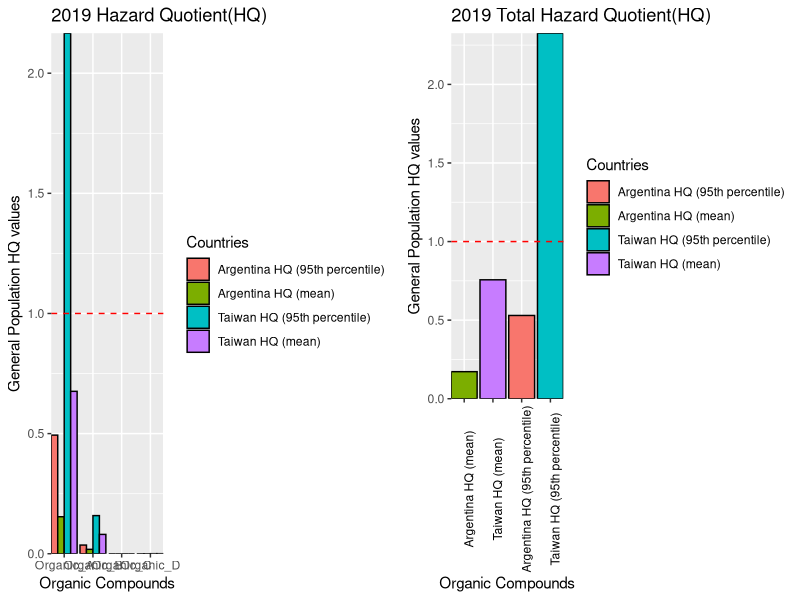
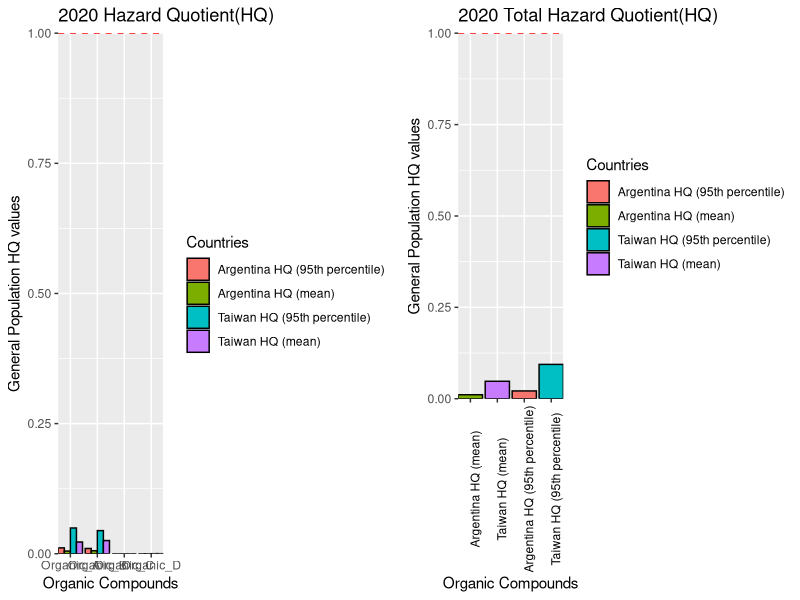
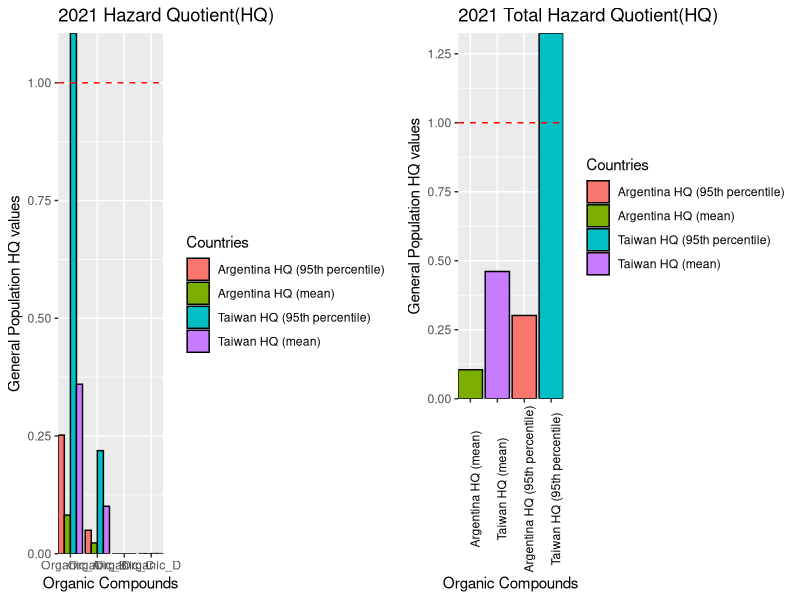
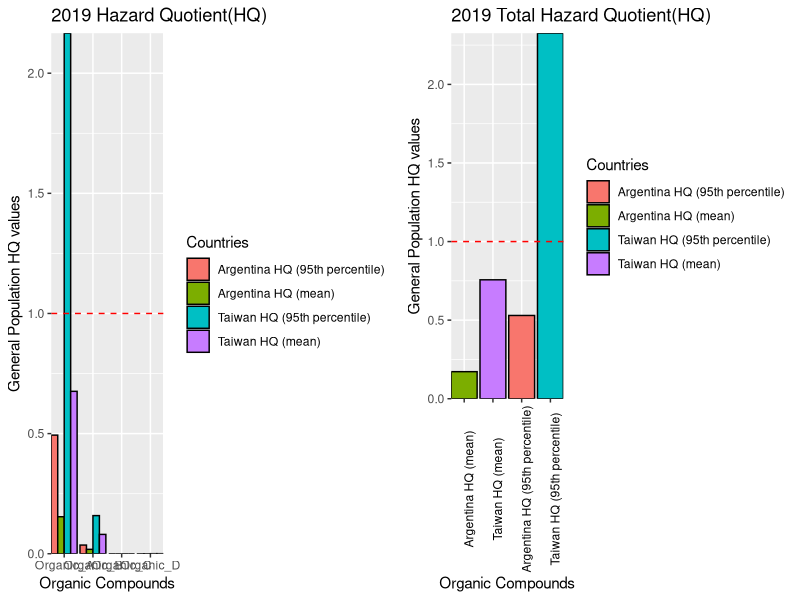
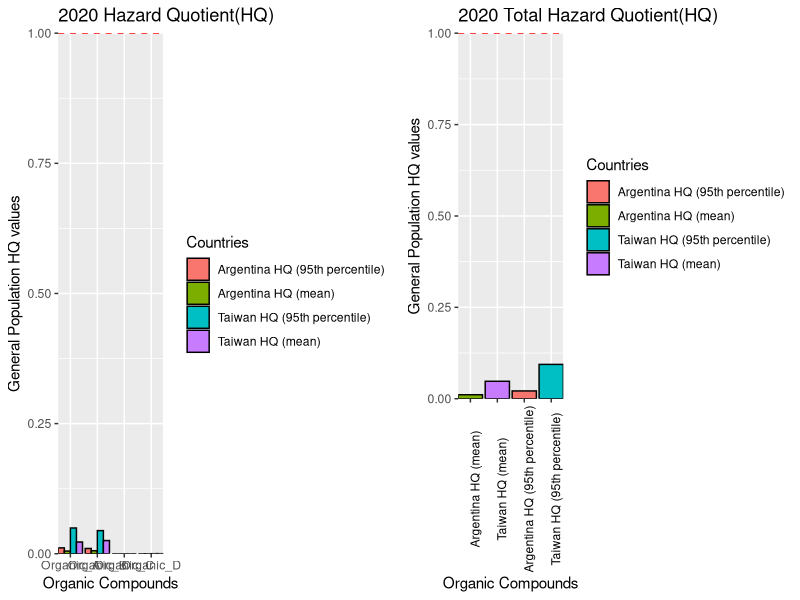
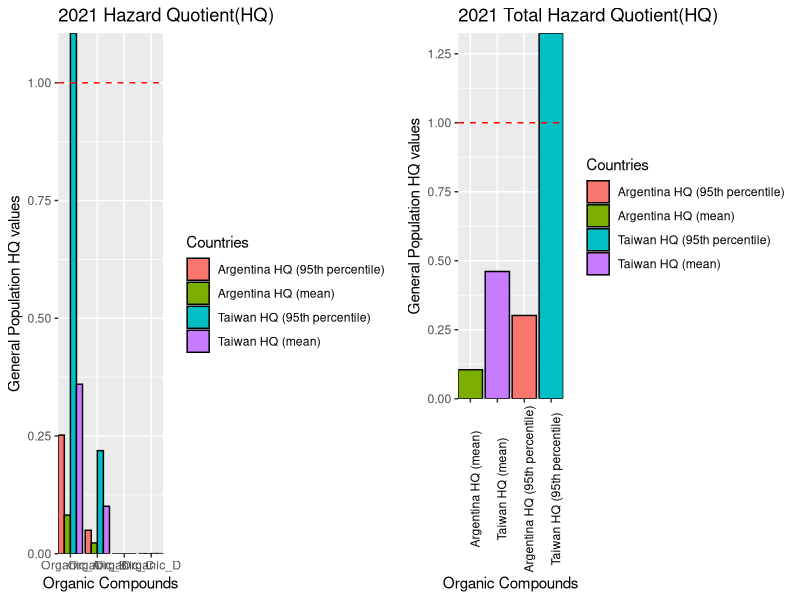

Reproduce these figures in R, in order.
#LOADING LIBRARIES----
library(dplyr) # for data manipulation
library(ggplot2)  # For plotting graphs
library(grid) # for creating, modifying, and arranging graphical objects ("grobs") like text, lines, rectangles, and complex layouts.
library(gridExtra) #for arranging multiple plots or grid-based objects
library(tibble) # for modern, user-friendly reimagining of data frames with better printing and subsetting features.
library(tidyr) # For a collection of R packages used for data manipulation and visualization.
library(stringr) # For String Manipulation
library(openxlsx) # for  reading, writing, and editing Excel files directly from R.



#Data Processor Function before doing analysis
#IT is recommended that the 'Keep_LOQ_values' argument remain as FALSE to remove all values below blank control (BB) or LOQ (BLOQ) to get a more accurate figure for the number of outliers within the dataset for the detection summary otherwise it will also classify values that are BB or BLOQ  as outliers leading to double counting.
process_dataset_for_detection_summary <- function(data, keep_LOQ_values=FALSE) {
  # Check if the dataset is Trace Metals.
  if (grepl("Metal", colnames(data)[16])) {
    
    # Processing for Trace Metals dataset
    data <- data %>%
      relocate(1:15, colnames(data)[16:25]) %>%
      mutate(across(4, ~ paste0(., ".")))  # Add "." to column 4
    
    # FUNCTIONS TO HELP MODIFY ID NUMBERS FOR FURTHER ANALYSIS (TM)
    ID_num_modifier <- function(x){#padding 0 to first two digits
      if (str_detect(substring(x[4],1,2),"\\.") == TRUE){ 
        modified_id=paste('0',substring(x[4],1,))
        modified_id<- gsub(" ", "",  modified_id)
        x[4] <- gsub(substring(x[4],1,), modified_id,  x[4])
      }
      return(x)
    }
    
    
    # Apply the 'ID_num_modifier' function and remove "." from the 'Area' column for data version 1 with numerical values as concentrationentrations
    data1 <- as.data.frame(t(apply(data, MARGIN = 1, ID_num_modifier)))
    data1$ID_num <- gsub("\\.", "", data1$ID_num)
    
    # Apply the 'ID_num_modifier' function and remove "." from the 'Area' column for data version 2 with classification groups (categorical values) representing concentration values
    data2 <- as.data.frame(t(apply(data, MARGIN = 1, ID_num_modifier)))
    data2$ID_num <- gsub("\\.", "", data2$ID_num)
    
    if(keep_LOQ_values == FALSE){
      cat("The LOQ values were replaced with 0.\n")
      # Replace "BLOQ" values with 0 in the relevant columns (16:25)
      data1[, 16:25] <- lapply(data1[, 16:25], gsub, pattern = ".*BLOQ.*", replacement = 0)
      data1[,c(16:25)] <- lapply(data1[,c(16:25)], gsub, pattern = ".*BB.*", replacement = 0)
      data1[,c(16:25)] <- lapply(data1[,c(16:25)], gsub, pattern = "^0$", replacement = 0)
      data1[,c(16:25)]  <- lapply(data1[,c(16:25)] , gsub, pattern = "N/A", replacement = 0)
      
      data2[,c(16:25)] <- lapply(data2[,c(16:25)], gsub, pattern = ".*BLOQ.*", replacement = 'BLOQ')
      data2[,c(16:25)] <- lapply(data2[,c(16:25)], gsub, pattern = ".*BB.*", replacement = 'BLOQ')
      data2[,c(16:25)] <- lapply(data2[,c(16:25)], gsub, pattern = "^0$", replacement = 'BLOD')
      data2[,c(16:25)]  <- lapply(data2[,c(16:25)] , gsub, pattern = "N/A", replacement = 'BLOD')
      data2[,c(16:25)] <- lapply(data2[,c(16:25)], gsub, pattern = "[0-9.]+", replacement = "Detected")
      return(list(dataset_with_numerical_values=data1, dataset_with_categorical_values=data2))
      
    }else{
      # Removing "BLOQ" and "BB" values in the relevant columns (16:25)
      data1[, 16:25] <- lapply(data1[, 16:25], gsub, pattern = " BLOQ", replacement = "")
      data1[,c(16:25)] <- lapply(data1[,c(16:25)], gsub, pattern = " BB", replacement = "")
      data1[,c(16:25)] <- lapply(data1[,c(16:25)], gsub, pattern = "^0$", replacement = 0)
      data1[,c(16:25)]  <- lapply(data1[,c(16:25)] , gsub, pattern = "N/A", replacement = 0)
      
      data2[,c(16:25)] <- lapply(data2[,c(16:25)], gsub, pattern = ".*BLOQ.*", replacement = 'BLOQ')
      data2[,c(16:25)] <- lapply(data2[,c(16:25)], gsub, pattern = ".*BB.*", replacement = 'BLOQ')
      data2[,c(16:25)] <- lapply(data2[,c(16:25)], gsub, pattern = "^0$", replacement = 'BLOD')
      data2[,c(16:25)]  <- lapply(data2[,c(16:25)] , gsub, pattern = "N/A", replacement = 'BLOD')
      data2[,c(16:25)] <- lapply(data2[,c(16:25)], gsub, pattern = "[0-9.]+", replacement = "Detected")
      
      process_with_user_input <- function() {
        # Ask the user if they want to keep LOQ values
        keep_loq <- readline(prompt = "Do you want to keep the original LOQ values? (yes/no): ")
        
        if (tolower(keep_loq) == "yes") {
          cat("You chose to keep LOQ values.\n")
          return("Keep LOQ") # Return a clear message indicating the choice
        } else if (tolower(keep_loq) == "no") {
          multiplier <- NA
          while (is.na(multiplier)) {
            user_input <- readline(prompt = "What number do you want to multiply the LOQ values by? ")
            multiplier <- suppressWarnings(as.numeric(user_input))
            
            if (is.na(multiplier)) {
              cat("Invalid input. Please enter a numeric value.\n")
            }
          }
          
          cat("You chose a multiplier of ", multiplier, ".\n")
          return(multiplier) # Return the chosen multiplier
        } else {
          cat("Invalid input. Please answer with 'yes' or 'no'.\n")
          return(NULL) # Return NULL for invalid input
        }
      }
      
      # To get user input for 
      user_choice <- process_with_user_input()
      
      # Modify "BLOQ" and "BB" values with userinput in the relevant columns (16:25)
      process_data <- function(data, multiplier) {
        # Validate user input
        if (is.na(multiplier)) {
          stop("Invalid multiplier. Please enter a numeric value.")
        }
        
        data1[, 16:25] <- lapply(16:25, function(index) {
          column <- data[[index]]  # Extract the column
          # Identify which values contain "BLOQ" or "BB"
          bloq_bb_mask <- grepl(" BLOQ| BB", column)
          # Remove "BLOQ" and "BB" text and convert to numeric
          cleaned_column <- suppressWarnings(as.numeric(gsub(" BLOQ| BB", "", column)))
          
          # Multiply only the masked values by the multiplier
          if (is.numeric(multiplier)) {
            cleaned_column[bloq_bb_mask] <- cleaned_column[bloq_bb_mask] * multiplier
          }
          
          # Return the updated column
          return(cleaned_column)
        })
        
        # Return the updated dataset
        return(list(dataset_with_numerical_values=data1, dataset_with_categorical_values=data2))
      }
      data1 <-process_data(data, user_choice)
      #return(list(dataset_with_numerical_values=data1, dataset_with_categorical_values=data2))
    }
    
  } else {
    # Processing for Organic Compounds dataset
    data <- data %>%
      relocate(Area, .after = ID_num) %>%
      mutate(across(4, ~ paste0(., ".")))  # Add "." to column 4
    
    # Convert column 6 to lowercase
    data[, 6] <- tolower(data[, 6])
    
    
    # FUNCTIONS TO HELP MODIFY ID NUMBERS FOR FURTHER ANALYSIS (TM)
    ID_num_modifier <- function(x){#padding 0 to first two digits
      if (str_detect(substring(x[4],1,2),"\\.") == TRUE){ 
        sk=paste('0',substring(x[4],1,))
        sk<- gsub(" ", "",  sk)
        x[4] <- gsub(substring(x[4],1,), sk,  x[4])
      }
      return(x)
    }
    
    # Apply the 'ID_num_modifier' function and remove "." from the 'Area' column for data version 1 with numerical values as concentrations
    data1 <- as.data.frame(t(apply(data, MARGIN = 1, ID_num_modifier)))
    data1$ID_num <- gsub("\\.", "", data1$ID_num)
    
    # Apply the 'ID_num_modifier' function and remove "." from the 'Area' column for data version 2 with classification groups representing concentration values
    data2 <- as.data.frame(t(apply(data, MARGIN = 1, ID_num_modifier)))
    data2$ID_num <- gsub("\\.", "", data2$ID_num)
    
    if(keep_LOQ_values == FALSE){
      cat("The LOQ values were replaced with 0.\n")
      # Replace "BLOQ", "N/A", and "0" values with 0 in the relevant columns (16:19)
      data1[, 16:19] <- lapply(data1[, 16:19], gsub, pattern = ".*BLOQ.*", replacement = 0)
      data1[, 16:19] <- lapply(data1[, 16:19], gsub, pattern = "N/A", replacement = 0)
      data1[, 16:19] <- lapply(data1[, 16:19], gsub, pattern = "^0$", replacement = 0)
      
      data2[,c(16:19)] <- lapply(data2[,c(16:19)], gsub, pattern = ".*BLOQ.*", replacement = 'BLOQ')
      data2[,c(16:19)] <- lapply(data2[,c(16:19)], gsub, pattern = "^0$", replacement = 'BLOD')
      data2[,c(16:19)]  <- lapply(data2[,c(16:19)] , gsub, pattern = "N/A", replacement = 'BLOD')
      data2[,c(16:19)] <- lapply(data2[,c(16:19)], gsub, pattern = "[0-9.]+", replacement = "Detected")
      
      return(list(dataset_with_numerical_values=data1, dataset_with_categorical_values=data2))
      
    }else{
      # Removing "BLOQ" and  values in the relevant columns (16:19)
      data1[, 16:19] <- lapply(data1[, 16:19], gsub, pattern = " BLOQ", replacement = "")
      data1[, 16:19] <- lapply(data1[, 16:19], gsub, pattern = "N/A", replacement = 0)
      data1[, 16:19] <- lapply(data1[, 16:19], gsub, pattern = "^0$", replacement = 0)
      
      data2[,c(16:19)] <- lapply(data2[,c(16:19)], gsub, pattern = ".*BLOQ.*", replacement = 'BLOQ')
      data2[,c(16:19)] <- lapply(data2[,c(16:19)], gsub, pattern = "^0$", replacement = 'BLOD')
      data2[,c(16:19)]  <- lapply(data2[,c(16:19)] , gsub, pattern = "N/A", replacement = 'BLOD')
      data2[,c(16:19)] <- lapply(data2[,c(16:19)], gsub, pattern = "[0-9.]+", replacement = "Detected")
      
      process_with_user_input <- function() {
        # Ask the user if they want to keep LOQ values
        keep_loq <- readline(prompt = "Do you want to keep LOQ values? (yes/no): ")
        
        if (tolower(keep_loq) == "yes") {
          cat("You chose to keep LOQ values.\n")
          return("Keep LOQ") # Return a clear message indicating the choice
        } else if (tolower(keep_loq) == "no") {
          multiplier <- NA
          
          while (is.na(multiplier)) {
            user_input <- readline(prompt = "What number do you want to multiply the LOQ values by? ")
            multiplier <- suppressWarnings(as.numeric(user_input))
            
            if (is.na(multiplier)) {
              cat("Invalid input. Please enter a numeric value.\n")
            }
          }
          
          cat("You chose a multiplier of ", multiplier, ".\n")
          return(multiplier) # Return the chosen multiplier
        } else {
          cat("Invalid input. Please answer with 'yes' or 'no'.\n")
          return(NULL) # Return NULL for invalid input
        }
      }
      
      # To get user input for 
      user_choice <- process_with_user_input()
      
      # Modify "BLOQ" and "BB" values with userinput in the relevant columns (16:25)
      process_data <- function(data, multiplier) {
        # Validate user input
        if (is.na(multiplier)) {
          stop("Invalid multiplier. Please enter a numeric value.")
        }
        data1[, 16:19] <- lapply(16:19, function(index) {
          column <- data[[index]]  # Extract the column
          # Identify which values contain "BLOQ" or "BB"
          bloq_bb_mask <- grepl(" BLOQ| BB", column)
          # Remove "BLOQ" and "BB" text and convert to numeric
          cleaned_column <- suppressWarnings(as.numeric(gsub(" BLOQ| BB", "", column)))
          
          # Multiply only the masked values by the multiplier
          if (is.numeric(multiplier)) {
            cleaned_column[bloq_bb_mask] <- cleaned_column[bloq_bb_mask] * multiplier
          }
          
          # Return the updated column
          return(cleaned_column)
        })
        # Return the updated dataset
        return(list(dataset_with_numerical_values=data1, dataset_with_categorical_values=data2))
      }
      data1 <-process_data(data, user_choice)
      #return(list(dataset_with_numerical_values=data1, dataset_with_categorical_values=data2))
    }
  }
}


# Data Processing for Trace Metals dataset
tracemetals_data <- read.csv("Squid_Concentration_Analysis/1-Data_Preprocessing/Final_Results_For_Analysis/Final_TMresults_mgkg.csv", header = TRUE)
datasets_for_trace_metals <- process_dataset_for_detection_summary(tracemetals_data, keep_LOQ_values = FALSE) 


# Data Processing for Organic Compounds dataset
organiccompounds_data <- read.csv("Squid_Concentration_Analysis/1-Data_Preprocessing/Final_Results_For_Analysis/Final_OCresults_mgkg.csv", header = TRUE)
datasets_for_organic_compounds <- process_dataset_for_detection_summary(organiccompounds_data, keep_LOQ_values = FALSE)

#' Helper function to identify pollutant type and prepare concentration and reference data
get_pollutant_info <- function(df) {
 
  if (grepl("Metal", colnames(df)[16])) {
    # For trace metals
    range <- colnames(df[16:25])
    number_range <- 16:25
    df[, number_range] <- lapply(df[, number_range], as.numeric)
    
    recommended_levels <- data.frame(
      pollutants = c("Metal_F", "Metal_G", "Metal_B", "Metal_D", "Metal_A", "Metal_H", "Metal_C", "Metal_J", "Metal_I", "Metal_E"),
      lower_recommended_levels = c(0.01, 2, 0.0016, 30, 100, 0.1, 0.05, 8, 0.45, 30),
      upper_recommended_levels = rep(NA, 10),
      levels = c('Grasso et al. 2021: 0.01mg/kg','FAO/WHO: <0.05-2mg/kg','EFSA: 0.0016mg/kg','ANVISA: 30mg/kg', 'FAO/WHO: 100mg/kg','Brodziak-Dopierała et al. 2023: 0.1mg/kg','FAO/WHO: <0.05-2mg/kg','FAO/WHO: <0.5-8mg/kg','Makridis and Amberger, 1996; LaCoste et al. 2001:\n <0.45-2.28mg/kg (permissible range for animal feed)','FAO/WHO: <30-100mg/kg'),
      oral_reference_dosage = c(0.005, 0.01, 0.03, 0.04, 0.7, 0.1, 0.003, 0.04, 0.00001, 0.3)
    )
  } else {
    # For organics
    range <- colnames(df[16:19])
    number_range <- 16:19
    df[, number_range] <- lapply(df[, number_range], as.numeric)
    
    recommended_levels <- data.frame(
      pollutants = c("Organic_A", "Organic_B", "Organic_C", "Organic_D"),
      lower_recommended_levels = c(470, 50, 0.01, 40),
      upper_recommended_levels = c(NA, NA, NA, NA),
      levels = c('EPA: 470mg/kg/day','EPA: 50mg/kg/day', 'FAO/WHO: 0.01mg/kg/day','The Mayo Clinic: 40mg/kg/day'),
      oral_reference_dosage = c(2, 0.5, 0.01, 1200)
    )
  }
  
  list(range = range, number_range = number_range, df = df, recommended_levels = recommended_levels)
}

#' Helper function to reshape data to long format, filter for 'muscle', join recommended dosage
reshape_and_join_data <- function(df, range, recommended_levels, remove_zeroes) {
  long_df <- df %>%
    pivot_longer(all_of(range), names_to = "pollutant", values_to = "concTai") %>%
    subset(Tissue == 'muscle') %>%
    mutate(concArg = concTai, EDIgenpopArg = NA, EDIgenpopTai = NA)
  
  if (remove_zeroes) {
    long_df <- subset(long_df, concTai != 0)
  }
  
  long_df <- left_join(long_df, recommended_levels, by = c('pollutant' = 'pollutants'))
  return(long_df)
}

#' Helper function to calculate EDI and HQ statistics (mean and 95th percentile) for one pollutant/year
calculate_THQ <- function(subset_df, pollutant, year) {
  ord <- unique(subset_df$oral_reference_dosage)
  Arg_concentration_mean <- mean(subset_df$concArg, na.rm = TRUE)
  Tai_concentration_mean <- mean(subset_df$concTai, na.rm = TRUE)
  Arg_EDI_mean <- (6.78 * Arg_concentration_mean) / 65 # 65(kg) is the average weight of the general population in Argentina and the 6.78(kg) is the average amount of seafood eaten per day by the general population
  Tai_EDI_mean <- (29.76 * Tai_concentration_mean) / 65 # 65(kg) is the average weight of the general population in Argentina and the 29.76(kg) is the average amount of seafood eaten per day by the general population
  Arg_HQ_mean <- Arg_EDI_mean / ord
  Tai_HQ_mean <- Tai_EDI_mean / ord
  Arg_concentration_95_percentile <- quantile(subset_df$concArg, 0.95, na.rm = TRUE)
  Tai_concentration_95_percentile <- quantile(subset_df$concTai, 0.95, na.rm = TRUE)
  Arg_EDI_95_percentile <- (6.78 * Arg_concentration_95_percentile) / 65
  Tai_EDI_95_percentile <- (29.76 * Tai_concentration_95_percentile) / 65
  Arg_HQ_95_percentile <- Arg_EDI_95_percentile / ord
  Tai_HQ_95_percentile <- Tai_EDI_95_percentile / ord
  
  return(data.frame(
    Year = year,
    pollutant = pollutant,
    oral_reference_dosage = ord,
    Arg_concentration_mean = Arg_concentration_mean,
    Tai_concentration_mean = Tai_concentration_mean,
    Arg_EDI_mean = Arg_EDI_mean,
    Tai_EDI_mean = Tai_EDI_mean,
    Arg_HQ_mean = Arg_HQ_mean,
    Tai_HQ_mean = Tai_HQ_mean,
    Arg_concentration_95_percentile = Arg_concentration_95_percentile,
    Tai_concentration_95_percentile = Tai_concentration_95_percentile,
    Arg_EDI_95_percentile = Arg_EDI_95_percentile,
    Tai_EDI_95_percentile = Tai_EDI_95_percentile,
    Arg_HQ_95_percentile = Arg_HQ_95_percentile,
    Tai_HQ_95_percentile = Tai_HQ_95_percentile
  ))
}

#' Helper function to loop over pollutants for a given year and compute THQ (Target hazard quotient) summaries
calculate_yearly_summary <- function(data_long, pollutants, year) {
  result_list <- list()
  for (poll in pollutants) {
    sub_df <- subset(data_long, pollutant == poll & Year == year)
    if (nrow(sub_df) > 0) {
      thq <- calculate_THQ(sub_df, poll, year)
    } else {
      # Handle missing data
      thq <- data.frame(matrix(0, nrow = 1, ncol = 15))
      colnames(thq) <- c("Year", "pollutant", "oral_reference_dosage",
                         "Arg_concentration_mean", "Tai_concentration_mean",
                         "Arg_EDI_mean", "Tai_EDI_mean",
                         "Arg_HQ_mean", "Tai_HQ_mean",
                         "Arg_concentration_95_percentile",    "Tai_concentration_95_percentile",
                        "Arg_EDI_95_percentile", "Tai_EDI_95_percentile",
                         "Arg_HQ_95_percentile", "Tai_HQ_95_percentile")
      thq$Year <- year
      thq$pollutant <- poll
    }
    result_list[[length(result_list) + 1]] <- thq
  }
  return(do.call(rbind, result_list))
}


#' Helper function to generate Hazard Quotient plots per pollutant
generate_hq_plot <- function(df, title, x_lab, pollutant_levels, fill_title) {
  ggplot(df, aes(x = factor(pollutant, levels = pollutant_levels), y = values, fill = countries)) +
    geom_bar(stat = 'summary', color = "black", position = position_dodge(), width = 0.9) +
    coord_cartesian(ylim = c(0, 1.5))+
    coord_cartesian(expand = FALSE)+
    geom_hline(yintercept = 1, linetype = "dashed", color = "red") +
    labs(title = title, y = "General Population HQ values", x = x_lab, fill = fill_title)
}

#' Helper function to generate Total Hazard Quotient plots per year
generate_total_hq_plot <- function(df, title, x_levels, x_lab, fill_title) {
  ggplot(df, aes(x = factor(countries, levels = x_levels), y = values, fill = countries)) +
    geom_bar(stat = 'summary', color = "black", position = position_dodge(), width = 0.9) +
    coord_cartesian(ylim = c(0, 1.5))+
    coord_cartesian(expand = FALSE)+
    geom_hline(yintercept = 1, linetype = "dashed", color = "red") +
    labs(title = title, y = "General Population HQ values", x = x_lab, fill = fill_title) +
    theme(axis.text.x = element_text(colour = 'black', angle = 90))
}


#' Master plot generation function to create HQ plots for individual pollutants and total pollutants for each year
create_yearly_plots <- function(year, dataset, is_metal = TRUE) {
  #recoding
  dataset1 <- dataset %>%
    mutate(countries = recode(countries,
                         "Arg_HQ_mean" = "Argentina HQ (mean)",
                          "Tai_HQ_mean" = "Taiwan HQ (mean)",
    "Arg_HQ_95_percentile" = "Argentina HQ (95th percentile)",
    "Tai_HQ_95_percentile" = "Taiwan HQ (95th percentile)"))
  
  dataset2 <- dataset %>%
    mutate(countries = recode(countries,
                         "Arg_HQ_mean" = "Argentina HQ (mean)",
                         "Tai_HQ_mean" = "Taiwan HQ (mean)",
                         "Arg_HQ_95_percentile" = "Argentina HQ (95th percentile)",
                         "Tai_HQ_95_percentile" = "Taiwan HQ (95th percentile)"))
  

  colz <- c('Argentina HQ (mean)', 'Taiwan HQ (mean)', 
            'Argentina HQ (95th percentile)', 'Taiwan HQ (95th percentile)')
  
  if (is_metal) {
    pollutant_levels <- c("Metal_A", "Metal_B", "Metal_C", "Metal_D", 
                          "Metal_E", "Metal_F", "Metal_G", "Metal_H", 
                          "Metal_I", "Metal_J")
    x_lab <- "Trace Metals"
  } else {
    pollutant_levels <- c("Organic_A", "Organic_B", "Organic_C", "Organic_D", "Total_HQ")
    x_lab <- "Organic Compounds"
  }
  
  title_base <- paste(year, "Hazard Quotient(HQ)")
  
  cat("\n---------------------------------\n")
  df_main <- dataset1 %>% group_by(pollutant) %>% filter(Year == year)
  print(head(as.data.frame(df_main)))
  
  #Dataset for yearly plots with pollutants on the x axis

  df_total <- dataset2 %>%
    filter(Year == year) %>%
    group_by(Year, countries) %>%
    summarise(values = sum(values, na.rm = TRUE), .groups = 'drop') %>%
    mutate(pollutant = "Total_HQ") %>%
    select(Year, pollutant, everything())  # Order columns if needed
  #print head of dataset
    print(head(as.data.frame(df_total)))
  
  plt1 <- generate_hq_plot(df_main, title_base, x_lab, pollutant_levels, "Countries")
  plt2 <- generate_total_hq_plot(df_total, paste(year, "Total Hazard Quotient(HQ)"), colz, x_lab, "Countries")
  
  return(list(plt1, plt2))
}


#' === MAIN FUNCTION ===
# This function calculates Estimated Daily Intake (EDI) and Hazard Quotient (HQ) values for various pollutants (either trace metals or organic compounds) found in squid tissue.The goal is to estimate potential human health risks from consuming contaminated squid by comparing observed pollutant concentrations to established safety thresholds.The function first determines whether the dataset includes trace metals or organic pollutants. Based on this, it sets the correct concentration columns and joins reference data, including oral reference doses and recommended levels and the average weight and seafood consumption of the general population of two consumers of these squid species .It then reshapes the data into a long format and filters it to focus on muscle tissue only, which is most relevant for human consumption. Optionally, it can remove zero values if needed.For each year in the dataset, and for each pollutant, the function calculates:
# - Mean and 95th percentile concentrations
# - Corresponding EDI values for two countries (Argentina and Taiwan)
# - HQ values for both countries, which are ratios of EDI to oral reference doses
#
# These metrics are returned in a combined summary table that can be used to assess how pollutant exposure changes over time and whether it exceeds safety levels.
EDI_and_HQ_calculations <- function(data_list, remove.zeroes = FALSE) {
  df <- data_list$dataset_with_numerical_values
  
  # Detect pollutant type and reference levels
  info <- get_pollutant_info(df)
  df <- info$df
  range <- info$range
  number_range <- info$number_range
  recommended_levels <- info$recommended_levels
  
  # Reshape and filter data
  long_df <- reshape_and_join_data(df, range, recommended_levels, remove.zeroes)
  
  # Compute THQ values year by year
  years <- unique(df$Year)
  pollutants <- colnames(df)[number_range]
  
  #Creating empty lists
  list0 <- list(); list1 <- list(); list2 <- list(); list3 <- list(); list34names <- list()
  
  for (year in years) {
    #to get pollution summary per year and save it as the final df after combining the rows
    all_results <- data.frame(matrix(ncol=15, nrow = 0))
    #creating list to save plots names
    list12names <- list()
    yearly_data <- calculate_yearly_summary(long_df, pollutants, year)
    #resetting row names for yearly data
    rownames(yearly_data) <- NULL
    all_results <-rbind(all_results, yearly_data) 
    
    #rounding all values in columns 4 to 15
    all_results[,c(4:15)] <- round(all_results[,c(4:15)],2)
    # Selecting specific columns (HQ metrics by country) to reshape into long format
   columz=c("Arg_HQ_mean","Tai_HQ_mean","Arg_HQ_95_percentile","Tai_HQ_95_percentile")
    

   # Reshaping the dataset from wide to long format for easier comparison across countries and percentiles
    long_yearly_data <- as.data.frame(yearly_data %>% pivot_longer(cols = all_of(columz), names_to = "countries", values_to = "values"))
    is_metal <- grepl("Metal", colnames(df)[16])  # Or some smarter check
    dataset <- long_yearly_data  # Dataset for yearly plots with pollutants on the x axis
   
    plots <- create_yearly_plots(year, dataset, is_metal)
    
    if (year == "2019") {
      list0 <- plots
    } else if (year == "2020") {
      list1 <- plots
    } else if (year == "2021") {
      list2 <- plots
    }
    # creating and saving names for plots within the lists
    name1 <- paste(year,"_HQbarplots", sep = "")
    name2 <- paste(year,"_TotalHQ", sep = "")
    list12names <- append(list12names,name1)
    list12names <- append(list12names,name2)
   
    
     # naming the items in the sublists that are within the last list
    if (year == "2019") {
    names(list0)<-list12names
    # subsetting the all_results datasets for 2019 data
    all_results19 <- subset(all_results, Year == '2019')
    # saving and naming the 2019 all_results datasets within the last list
    list3<-append(list(all_results19),list3, 0)
    name3 <- paste(year,"_EDI_and_HQ_stats", sep = "")
    list34names <- append(list34names,name3)
    #names(list3)<-name3
    } else if (year == "2020") {
    names(list1)<-list12names
    # subsetting the all_results datasets for 2020 data
    all_results20 <- subset(all_results, Year == '2020')
    # saving and naming the 2020 all_results datasets within the last list
    list3<-append(list(all_results20),list3, 0)
    name3 <- paste(year,"_EDI_and_HQ_stats", sep = "")
    list34names <- append(list34names,name3)
    } else if (year == "2021") {
    names(list2)<-list12names
    # subsetting the all_results datasets for 2021
    all_results21 <- subset(all_results, Year == '2021')
    # saving and naming the 2021 all_results datasets within the last list
    list3<-append(list(all_results21),list3, 0)
    name3 <- paste(year,"_EDI_and_HQ_stats", sep = "")
    list34names <- append(list34names,name3)
    }
  }
  
  names(list3)<-list34names
  #Naming the list and returning plots
  return(list(pollutant2019 = list0, pollutant2020 = list1, pollutant2021 = list2, FullEDI_HQstats = list3))
  
}

EDI_and_HQ_stats <- EDI_and_HQ_calculations(datasets_for_organic_compounds, remove.zeroes = TRUE)


#Below code saves and combines multiple plots into individual PNG files. It loops through the list of plots in each year and combines the two plots into one png then saves them in their respective folders it also extracts the dataset saves it as an excel file which is converted into a table using VBA macros.
save_custom_outputs <- function(output_list) {
  
  years <- c('2019', '2020', '2021')  # Expected years
  
  for (year in years) {
    # Try to find the sublist name that contains this year
    matching_name <- names(output_list)[grepl(year, names(output_list))]
    
    if (length(matching_name) == 0) {
      cat("⚠️ No data for year:", year, "\n")
      next
    }
    
    year_data <- output_list[[matching_name]]
    
    # Extract the two ggplot objects from the first sublist
    plot_pair <- year_data[[1]]
    if (length(year_data) != 2 || !all(sapply(year_data, inherits, "gg"))) {
      cat("⚠️ Skipping year", year, "- first sublist must contain exactly 2 ggplot objects.\n")
      next
    }
    
    # Detect pollutant type to choose output folder
    example_plot_data <- plot_pair[[1]]
    pollutant_types <- unique(example_plot_data$pollutant)
    
    if (any(grepl("Metal", pollutant_types, ignore.case = TRUE))) {
      root_folder <- "Squid_Concentration_Analysis/5-Human_Health_Risk/EDI_and_HQ_plots_and_tables/Trace_metals"
      file_name <- print(paste("EDI_and_HQ_tables_tm_",year,".xlsm", sep = ""))
      excel_file <- file.path(root_folder, year, file_name)
    } else {
      root_folder <- "Squid_Concentration_Analysis/5-Human_Health_Risk/EDI_and_HQ_plots_and_tables/Organic_compounds"
      file_name <- print(paste("EDI_and_HQ_tables_oc_",year,".xlsm", sep = ""))
      excel_file <- file.path(root_folder, year, file_name)
    }
    
    # Create year-specific folder
    output_folder <- file.path(root_folder, year)
    if (!dir.exists(output_folder)) {
      dir.create(output_folder, recursive = TRUE)
    }
    
    # Combine and save the two plots side by side
    combined_plot <- grid.arrange(grobs = year_data, ncol = 2)
    plot_filename <- paste0("EDI_and_HQ_plots_", year, ".png")
    png_path <- file.path(output_folder, plot_filename)
    
    tryCatch({
      png(png_path, width = 1800, height = 1000)
      grid.draw(combined_plot)
      dev.off()
      cat("✅ Plot saved:", png_path, "\n")
    }, error = function(e) {
      cat("❌ Error saving plot for year", year, ":", e$message, "\n")
    })
    
    # Process 4th sublist (data.frame)
    # Try to find the sublist name that contains this year
    matching_name2 <- names(output_list[[4]])[grepl(year, names(output_list[[4]]))]
    df <- as.data.frame(output_list[[4]][[matching_name2]])
    if (!is.data.frame(df)) {
      cat("❌ Year", year, "4th sublist is not a data frame. Skipping Excel export.\n")
      next
    }
    
    # Write the data frame to Excel
    if (file.exists(excel_file)) {
      wb <- loadWorkbook(excel_file)
      
      
      # Delete "FormattedView" sheet if exists
      if ("FormattedView" %in% names(wb)) {
        removeWorksheet(wb, "FormattedView")
      }
      
      # Delete "summary" sheet if exists
      if ("summary" %in% tolower(names(wb))) {
        removeWorksheet(wb, names(wb)[tolower(names(wb)) == "summary"])
      }
    } else {
      wb <- createWorkbook()
    }
    
    addWorksheet(wb, "summary")
    writeData(wb, "summary", df)
    saveWorkbook(wb, file = excel_file, overwrite = TRUE)
    
    cat("✅ Excel file saved for year", year, "at", excel_file, "\n")
  }
}
save_custom_outputs(EDI_and_HQ_stats)
